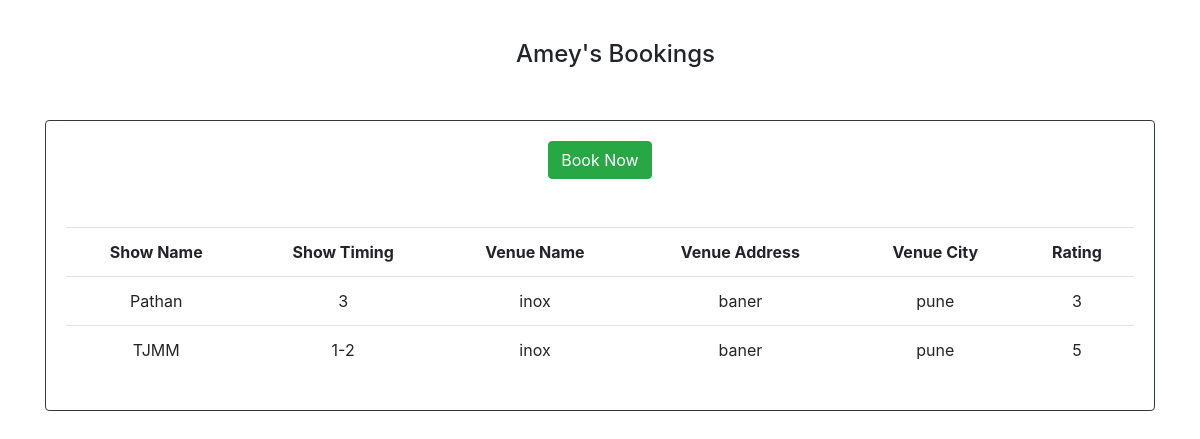
The app's page /user/1/user_bookings with its own data.
### app.py (models this page shows)
class User(db.Model):
    __tablename__='user'
    user_id=db.Column(db.Integer,autoincrement=True, primary_key=True)
    user_name=db.Column(db.String,nullable=False)
    user_mailid=db.Column(db.String,nullable=False)
    user_password=db.Column(db.String,nullable=False)

class Show(db.Model):
    __tablename__='show'
    show_id=db.Column(db.Integer, autoincrement=True, primary_key=True)
    show_name=db.Column(db.String,nullable=False)
    show_rating=db.Column(db.Integer)
    show_timing=db.Column(db.String)
    show_tags=db.Column(db.String)
    show_ticket_price=db.Column(db.Integer)
    show_capacity=db.Column(db.Integer)
    show_tickets_sold=db.Column(db.Integer)
    show_collection=db.Column(db.Integer)

class Venue(db.Model):
    __tablename__='venue'
    venue_id=db.Column(db.Integer,autoincrement=True, primary_key=True)
    venue_name=db.Column(db.String,nullable=False)
    venue_address=db.Column(db.String,nullable=False)
    venue_city=db.Column(db.String,nullable=False)
    venue_capacity=db.Column(db.Integer,nullable=False)

### app.py (the view)
@app.route("/user/<int:user_id>/user_bookings", methods=["GET"])
def user_bookings(user_id):
    rating_bar=[1,2,3,4,5]
    user_name=User.query.filter_by(user_id=user_id).first()
    user_name=user_name.user_name
    user_bookings=Bookings.query.filter_by(buser_id=user_id).all()
    user_bookings_to_disp=[]
    if(not user_bookings):
        return render_template('user_booking.html',user_bookings_to_disp=user_bookings_to_disp,
                            user_name=user_name,user_id=user_id)
    for user_book in user_bookings:
        venue_id=user_book.bvenue_id
        show_id=user_book.bshow_id
        rating=user_book.brating
        show_name=(Show.query.filter_by(show_id=show_id).first()).show_name
        show_timing=(Show.query.filter_by(show_id=show_id).first()).show_timing
        show_venue_name=(Venue.query.filter_by(venue_id=venue_id).first()).venue_name
        show_address=(Venue.query.filter_by(venue_id=venue_id).first()).venue_address
        show_city=(Venue.query.filter_by(venue_id=venue_id).first()).venue_city
        user_bookings_to_disp.append([show_name,show_timing,show_venue_name,show_address,show_city,rating,venue_id,show_id])
    return render_template('user_booking.html',
                            user_bookings_to_disp=user_bookings_to_disp,user_id=user_id,
                            user_name=user_name,rating_bar=rating_bar)

### templates/user_booking.html (shortened to what this page needs)
<!DOCTYPE html>
<html lang="en">
<head>
    <link rel="stylesheet" href="{{ url_for('static', filename='css/bootstrap.css' ) }}">
</head>
<body>
    <div>
        <h4 style="position: absolute; left: 43%; top: 5%; margin: 0;">{{user_name}}'s Bookings</h4>
    </div>
    <div class="container">
        <div style="padding-top: 60px;" class="row">
            {% if user_bookings_to_disp|length == 0 %}
                <div class="container vertical-center" style="width: 100%">
                    <div class="horizontal-center text-center pt-5">
                        <h4>No Bookings by you so far!</h4>
                    </div>
                </div>
            {% else %}
            <div class="container">
                <div style="padding-top: 60px;" class="row">
                    <div class="col-12 pb-5">
                        <div class="card text-center border-dark">
                            <div class="card-body">
                                <table class="table" id="show-bookings">
                                    <tr>
                                        <th>Show Name</th>
                                        <th>Show Timing</th>
                                        <th>Venue Name</th>
                                        <th>Venue Address</th>
                                        <th>Venue City</th>
                                        <th>Rating</th>
                                    </tr>
                                {% for booking in user_bookings_to_disp %}
                                        <tr>
                                            <td>{{ booking[0] }}</td>
                                            <td>{{ booking[1] }}</td>
                                            <td>{{ booking[2] }}</td>
                                            <td>{{ booking[3] }}</td>
                                            <td>{{ booking[4] }}</td>
                                            {% if booking[5] is not none %}
                                                <td>{{booking[5]}}</td>
                                            {% endif%}
                                        </tr>
                                {%endfor%}
                            </div>
                        </div>
                    </div>
                </div>
            </div>
            {% endif %}
        </div>
    </div>
    <div class="container vertical-center" style="width: 100%">
        <div class="horizontal-center text-center pb-5">
            <a href="/user_dashboard/{{user_id}}" class="btn btn-success">Book Now</a>
        </div>
    </div>
</body>
</html>

### records on screen
User: user_name "Amey"
Show: show_name "Pathan"
Venue: venue_name "inox" "inox", venue_address "baner" "baner", venue_city "pune" "pune"
Show: show_name "TJMM", show_timing "1-2"

### other values on screen
{{ booking[1] }} "3"
{{ booking[5] }} "3" "5"
